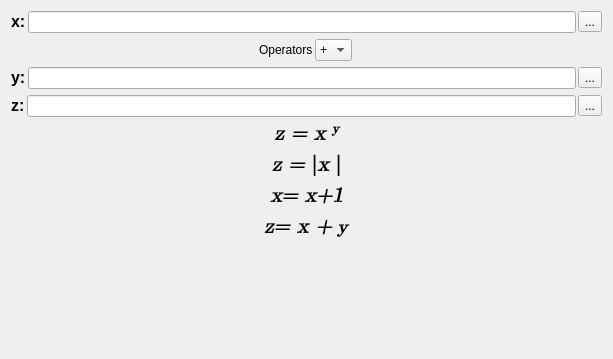
<?xml version="1.0" encoding="UTF-8"?>
<ui version="4.0">
 <class>GTAActionMathWidget</class>
 <widget class="QWidget" name="GTAActionMathWidget">
  <property name="geometry">
   <rect>
    <x>0</x>
    <y>0</y>
    <width>613</width>
    <height>359</height>
   </rect>
  </property>
  <property name="windowTitle">
   <string>Form</string>
  </property>
  <layout class="QVBoxLayout" name="verticalLayout">
   <item>
    <widget class="QFrame" name="Parameter1Frame">
     <property name="frameShape">
      <enum>QFrame::NoFrame</enum>
     </property>
     <property name="frameShadow">
      <enum>QFrame::Raised</enum>
     </property>
     <layout class="QHBoxLayout" name="horizontalLayout">
      <property name="spacing">
       <number>2</number>
      </property>
      <property name="margin">
       <number>0</number>
      </property>
      <item>
       <widget class="QLabel" name="parameter1LB">
        <property name="text">
         <string>&lt;!DOCTYPE HTML PUBLIC &quot;-//W3C//DTD HTML 4.0//EN&quot; &quot;http://www.w3.org/TR/REC-html40/strict.dtd&quot;&gt;
&lt;html&gt;&lt;head&gt;&lt;meta name=&quot;qrichtext&quot; content=&quot;1&quot; /&gt;&lt;style type=&quot;text/css&quot;&gt;
p, li { white-space: pre-wrap; }
&lt;/style&gt;&lt;/head&gt;&lt;body style=&quot; font-family:'MS Shell Dlg 2'; font-size:8.25pt; font-weight:400; font-style:normal;&quot;&gt;
&lt;p style=&quot; margin-top:0px; margin-bottom:0px; margin-left:0px; margin-right:0px; -qt-block-indent:0; text-indent:0px;&quot;&gt;&lt;span style=&quot; font-size:12pt; font-weight:600;&quot;&gt;x:&lt;/span&gt;&lt;/p&gt;&lt;/body&gt;&lt;/html&gt;</string>
        </property>
       </widget>
      </item>
      <item>
       <widget class="QLineEdit" name="parameter1LE"/>
      </item>
      <item>
       <widget class="QToolButton" name="param1SearchPB">
        <property name="text">
         <string>...</string>
        </property>
        <property name="icon">
         <iconset>
          <normaloff>:/images/forms/img/SEARCH.png</normaloff>:/images/forms/img/SEARCH.png</iconset>
        </property>
       </widget>
      </item>
     </layout>
    </widget>
   </item>
   <item>
    <widget class="QFrame" name="operatorFrame">
     <property name="frameShape">
      <enum>QFrame::NoFrame</enum>
     </property>
     <property name="frameShadow">
      <enum>QFrame::Raised</enum>
     </property>
     <layout class="QHBoxLayout" name="horizontalLayout_2">
      <property name="spacing">
       <number>2</number>
      </property>
      <property name="margin">
       <number>0</number>
      </property>
      <item>
       <spacer name="horizontalSpacer_2">
        <property name="orientation">
         <enum>Qt::Horizontal</enum>
        </property>
        <property name="sizeHint" stdset="0">
         <size>
          <width>40</width>
          <height>20</height>
         </size>
        </property>
       </spacer>
      </item>
      <item>
       <widget class="QLabel" name="operatorLB">
        <property name="text">
         <string>Operators</string>
        </property>
       </widget>
      </item>
      <item>
       <widget class="QComboBox" name="OperatorCB">
        <item>
         <property name="text">
          <string>+</string>
         </property>
        </item>
        <item>
         <property name="text">
          <string>-</string>
         </property>
        </item>
        <item>
         <property name="text">
          <string>*</string>
         </property>
        </item>
       </widget>
      </item>
      <item>
       <spacer name="horizontalSpacer">
        <property name="orientation">
         <enum>Qt::Horizontal</enum>
        </property>
        <property name="sizeHint" stdset="0">
         <size>
          <width>250</width>
          <height>20</height>
         </size>
        </property>
       </spacer>
      </item>
     </layout>
    </widget>
   </item>
   <item>
    <widget class="QFrame" name="parameter2Frame">
     <property name="frameShape">
      <enum>QFrame::NoFrame</enum>
     </property>
     <property name="frameShadow">
      <enum>QFrame::Raised</enum>
     </property>
     <layout class="QHBoxLayout" name="horizontalLayout_3">
      <property name="spacing">
       <number>2</number>
      </property>
      <property name="margin">
       <number>0</number>
      </property>
      <item>
       <widget class="QLabel" name="parameter2LB">
        <property name="text">
         <string>&lt;!DOCTYPE HTML PUBLIC &quot;-//W3C//DTD HTML 4.0//EN&quot; &quot;http://www.w3.org/TR/REC-html40/strict.dtd&quot;&gt;
&lt;html&gt;&lt;head&gt;&lt;meta name=&quot;qrichtext&quot; content=&quot;1&quot; /&gt;&lt;style type=&quot;text/css&quot;&gt;
p, li { white-space: pre-wrap; }
&lt;/style&gt;&lt;/head&gt;&lt;body style=&quot; font-family:'MS Shell Dlg 2'; font-size:8.25pt; font-weight:400; font-style:normal;&quot;&gt;
&lt;p style=&quot; margin-top:0px; margin-bottom:0px; margin-left:0px; margin-right:0px; -qt-block-indent:0; text-indent:0px;&quot;&gt;&lt;span style=&quot; font-size:12pt; font-weight:600;&quot;&gt;y:&lt;/span&gt;&lt;/p&gt;&lt;/body&gt;&lt;/html&gt;</string>
        </property>
       </widget>
      </item>
      <item>
       <widget class="QLineEdit" name="Parameter2LE"/>
      </item>
      <item>
       <widget class="QToolButton" name="param2SearchPB">
        <property name="text">
         <string>...</string>
        </property>
        <property name="icon">
         <iconset>
          <normaloff>:/images/forms/img/SEARCH.png</normaloff>:/images/forms/img/SEARCH.png</iconset>
        </property>
       </widget>
      </item>
     </layout>
    </widget>
   </item>
   <item>
    <widget class="QFrame" name="locationFrame">
     <property name="frameShape">
      <enum>QFrame::NoFrame</enum>
     </property>
     <property name="frameShadow">
      <enum>QFrame::Raised</enum>
     </property>
     <layout class="QHBoxLayout" name="horizontalLayout_4">
      <property name="spacing">
       <number>2</number>
      </property>
      <property name="margin">
       <number>0</number>
      </property>
      <item>
       <widget class="QLabel" name="locationLB">
        <property name="text">
         <string>&lt;!DOCTYPE HTML PUBLIC &quot;-//W3C//DTD HTML 4.0//EN&quot; &quot;http://www.w3.org/TR/REC-html40/strict.dtd&quot;&gt;
&lt;html&gt;&lt;head&gt;&lt;meta name=&quot;qrichtext&quot; content=&quot;1&quot; /&gt;&lt;style type=&quot;text/css&quot;&gt;
p, li { white-space: pre-wrap; }
&lt;/style&gt;&lt;/head&gt;&lt;body style=&quot; font-family:'MS Shell Dlg 2'; font-size:8.25pt; font-weight:400; font-style:normal;&quot;&gt;
&lt;p style=&quot; margin-top:0px; margin-bottom:0px; margin-left:0px; margin-right:0px; -qt-block-indent:0; text-indent:0px;&quot;&gt;&lt;span style=&quot; font-size:12pt; font-weight:600;&quot;&gt;z:&lt;/span&gt;&lt;/p&gt;&lt;/body&gt;&lt;/html&gt;</string>
        </property>
       </widget>
      </item>
      <item>
       <widget class="QLineEdit" name="LocationLE"/>
      </item>
      <item>
       <widget class="QToolButton" name="LocationSearchPB">
        <property name="text">
         <string>...</string>
        </property>
        <property name="icon">
         <iconset>
          <normaloff>:/images/forms/img/SEARCH.png</normaloff>:/images/forms/img/SEARCH.png</iconset>
        </property>
       </widget>
      </item>
     </layout>
    </widget>
   </item>
   <item>
    <widget class="QLabel" name="powNoteLB">
     <property name="font">
      <font>
       <family>Cambria Math</family>
      </font>
     </property>
     <property name="text">
      <string>&lt;!DOCTYPE HTML PUBLIC &quot;-//W3C//DTD HTML 4.0//EN&quot; &quot;http://www.w3.org/TR/REC-html40/strict.dtd&quot;&gt;
&lt;html&gt;&lt;head&gt;&lt;meta name=&quot;qrichtext&quot; content=&quot;1&quot; /&gt;&lt;style type=&quot;text/css&quot;&gt;
p, li { white-space: pre-wrap; }
&lt;/style&gt;&lt;/head&gt;&lt;body style=&quot; font-family:'MS Shell Dlg 2'; font-size:8.25pt; font-weight:400; font-style:normal;&quot;&gt;
&lt;p style=&quot; margin-top:0px; margin-bottom:0px; margin-left:0px; margin-right:0px; -qt-block-indent:0; text-indent:0px;&quot;&gt;&lt;span style=&quot; font-size:16pt; font-weight:600; font-style:italic;&quot;&gt;z = x &lt;/span&gt;&lt;span style=&quot; font-size:16pt; font-weight:600; font-style:italic; vertical-align:super;&quot;&gt;y&lt;/span&gt;&lt;/p&gt;&lt;/body&gt;&lt;/html&gt;</string>
     </property>
     <property name="alignment">
      <set>Qt::AlignCenter</set>
     </property>
    </widget>
   </item>
   <item>
    <widget class="QLabel" name="absNoteLB">
     <property name="font">
      <font>
       <family>Cambria Math</family>
      </font>
     </property>
     <property name="text">
      <string>&lt;!DOCTYPE HTML PUBLIC &quot;-//W3C//DTD HTML 4.0//EN&quot; &quot;http://www.w3.org/TR/REC-html40/strict.dtd&quot;&gt;
&lt;html&gt;&lt;head&gt;&lt;meta name=&quot;qrichtext&quot; content=&quot;1&quot; /&gt;&lt;style type=&quot;text/css&quot;&gt;
p, li { white-space: pre-wrap; }
&lt;/style&gt;&lt;/head&gt;&lt;body style=&quot; font-family:'Cambria Math'; font-size:8.25pt; font-weight:400; font-style:normal;&quot;&gt;
&lt;p style=&quot; margin-top:0px; margin-bottom:0px; margin-left:0px; margin-right:0px; -qt-block-indent:0; text-indent:0px;&quot;&gt;&lt;span style=&quot; font-family:'MS Shell Dlg 2'; font-size:16pt; font-weight:600; font-style:italic;&quot;&gt;z = &lt;/span&gt;&lt;span style=&quot; font-family:'MS Shell Dlg 2'; font-size:16pt; font-weight:600;&quot;&gt;|&lt;/span&gt;&lt;span style=&quot; font-family:'MS Shell Dlg 2'; font-size:16pt; font-weight:600; font-style:italic;&quot;&gt;x &lt;/span&gt;&lt;span style=&quot; font-family:'MS Shell Dlg 2'; font-size:16pt; font-weight:600;&quot;&gt;|&lt;/span&gt;&lt;/p&gt;&lt;/body&gt;&lt;/html&gt;</string>
     </property>
     <property name="alignment">
      <set>Qt::AlignCenter</set>
     </property>
    </widget>
   </item>
   <item>
    <widget class="QLabel" name="incNoteLB">
     <property name="font">
      <font>
       <family>Cambria Math</family>
      </font>
     </property>
     <property name="text">
      <string>&lt;!DOCTYPE HTML PUBLIC &quot;-//W3C//DTD HTML 4.0//EN&quot; &quot;http://www.w3.org/TR/REC-html40/strict.dtd&quot;&gt;
&lt;html&gt;&lt;head&gt;&lt;meta name=&quot;qrichtext&quot; content=&quot;1&quot; /&gt;&lt;style type=&quot;text/css&quot;&gt;
p, li { white-space: pre-wrap; }
&lt;/style&gt;&lt;/head&gt;&lt;body style=&quot; font-family:'Cambria Math'; font-size:8.25pt; font-weight:400; font-style:normal;&quot;&gt;
&lt;p style=&quot; margin-top:0px; margin-bottom:0px; margin-left:0px; margin-right:0px; -qt-block-indent:0; text-indent:0px;&quot;&gt;&lt;span style=&quot; font-family:'MS Shell Dlg 2'; font-size:16pt; font-weight:600; font-style:italic;&quot;&gt;x= x+1&lt;/span&gt;&lt;/p&gt;&lt;/body&gt;&lt;/html&gt;</string>
     </property>
     <property name="alignment">
      <set>Qt::AlignCenter</set>
     </property>
    </widget>
   </item>
   <item>
    <widget class="QFrame" name="binaryNoteFrame">
     <property name="frameShape">
      <enum>QFrame::NoFrame</enum>
     </property>
     <property name="frameShadow">
      <enum>QFrame::Raised</enum>
     </property>
     <layout class="QHBoxLayout" name="horizontalLayout_5">
      <property name="spacing">
       <number>2</number>
      </property>
      <property name="margin">
       <number>0</number>
      </property>
      <item>
       <spacer name="horizontalSpacer_3">
        <property name="orientation">
         <enum>Qt::Horizontal</enum>
        </property>
        <property name="sizeHint" stdset="0">
         <size>
          <width>249</width>
          <height>20</height>
         </size>
        </property>
       </spacer>
      </item>
      <item>
       <widget class="QLabel" name="bin1NoteLB">
        <property name="font">
         <font>
          <family>Cambria Math</family>
         </font>
        </property>
        <property name="text">
         <string>&lt;!DOCTYPE HTML PUBLIC &quot;-//W3C//DTD HTML 4.0//EN&quot; &quot;http://www.w3.org/TR/REC-html40/strict.dtd&quot;&gt;
&lt;html&gt;&lt;head&gt;&lt;meta name=&quot;qrichtext&quot; content=&quot;1&quot; /&gt;&lt;style type=&quot;text/css&quot;&gt;
p, li { white-space: pre-wrap; }
&lt;/style&gt;&lt;/head&gt;&lt;body style=&quot; font-family:'Cambria Math'; font-size:8.25pt; font-weight:400; font-style:normal;&quot;&gt;
&lt;p style=&quot; margin-top:0px; margin-bottom:0px; margin-left:0px; margin-right:0px; -qt-block-indent:0; text-indent:0px;&quot;&gt;&lt;span style=&quot; font-family:'MS Shell Dlg 2'; font-size:16pt; font-weight:600; font-style:italic;&quot;&gt;z= x&lt;/span&gt;&lt;/p&gt;&lt;/body&gt;&lt;/html&gt;</string>
        </property>
        <property name="alignment">
         <set>Qt::AlignCenter</set>
        </property>
       </widget>
      </item>
      <item>
       <widget class="QLabel" name="bin2NoteLB">
        <property name="font">
         <font>
          <family>Cambria Math</family>
         </font>
        </property>
        <property name="text">
         <string>&lt;!DOCTYPE HTML PUBLIC &quot;-//W3C//DTD HTML 4.0//EN&quot; &quot;http://www.w3.org/TR/REC-html40/strict.dtd&quot;&gt;
&lt;html&gt;&lt;head&gt;&lt;meta name=&quot;qrichtext&quot; content=&quot;1&quot; /&gt;&lt;style type=&quot;text/css&quot;&gt;
p, li { white-space: pre-wrap; }
&lt;/style&gt;&lt;/head&gt;&lt;body style=&quot; font-family:'Cambria Math'; font-size:8.25pt; font-weight:400; font-style:normal;&quot;&gt;
&lt;p style=&quot; margin-top:0px; margin-bottom:0px; margin-left:0px; margin-right:0px; -qt-block-indent:0; text-indent:0px;&quot;&gt;&lt;span style=&quot; font-family:'MS Shell Dlg 2'; font-size:16pt; font-weight:600; font-style:italic;&quot;&gt;+&lt;/span&gt;&lt;/p&gt;&lt;/body&gt;&lt;/html&gt;</string>
        </property>
        <property name="alignment">
         <set>Qt::AlignCenter</set>
        </property>
       </widget>
      </item>
      <item>
       <widget class="QLabel" name="bin3NoteLB">
        <property name="font">
         <font>
          <family>Cambria Math</family>
         </font>
        </property>
        <property name="text">
         <string>&lt;!DOCTYPE HTML PUBLIC &quot;-//W3C//DTD HTML 4.0//EN&quot; &quot;http://www.w3.org/TR/REC-html40/strict.dtd&quot;&gt;
&lt;html&gt;&lt;head&gt;&lt;meta name=&quot;qrichtext&quot; content=&quot;1&quot; /&gt;&lt;style type=&quot;text/css&quot;&gt;
p, li { white-space: pre-wrap; }
&lt;/style&gt;&lt;/head&gt;&lt;body style=&quot; font-family:'Cambria Math'; font-size:8.25pt; font-weight:400; font-style:normal;&quot;&gt;
&lt;p style=&quot; margin-top:0px; margin-bottom:0px; margin-left:0px; margin-right:0px; -qt-block-indent:0; text-indent:0px;&quot;&gt;&lt;span style=&quot; font-family:'MS Shell Dlg 2'; font-size:14pt; font-weight:600; font-style:italic;&quot;&gt;y&lt;/span&gt;&lt;/p&gt;&lt;/body&gt;&lt;/html&gt;</string>
        </property>
        <property name="alignment">
         <set>Qt::AlignLeading|Qt::AlignLeft|Qt::AlignVCenter</set>
        </property>
       </widget>
      </item>
      <item>
       <spacer name="horizontalSpacer_4">
        <property name="orientation">
         <enum>Qt::Horizontal</enum>
        </property>
        <property name="sizeHint" stdset="0">
         <size>
          <width>40</width>
          <height>20</height>
         </size>
        </property>
       </spacer>
      </item>
     </layout>
    </widget>
   </item>
   <item>
    <spacer name="verticalSpacer">
     <property name="orientation">
      <enum>Qt::Vertical</enum>
     </property>
     <property name="sizeHint" stdset="0">
      <size>
       <width>20</width>
       <height>40</height>
      </size>
     </property>
    </spacer>
   </item>
  </layout>
 </widget>
 <resources/>
 <connections/>
</ui>
